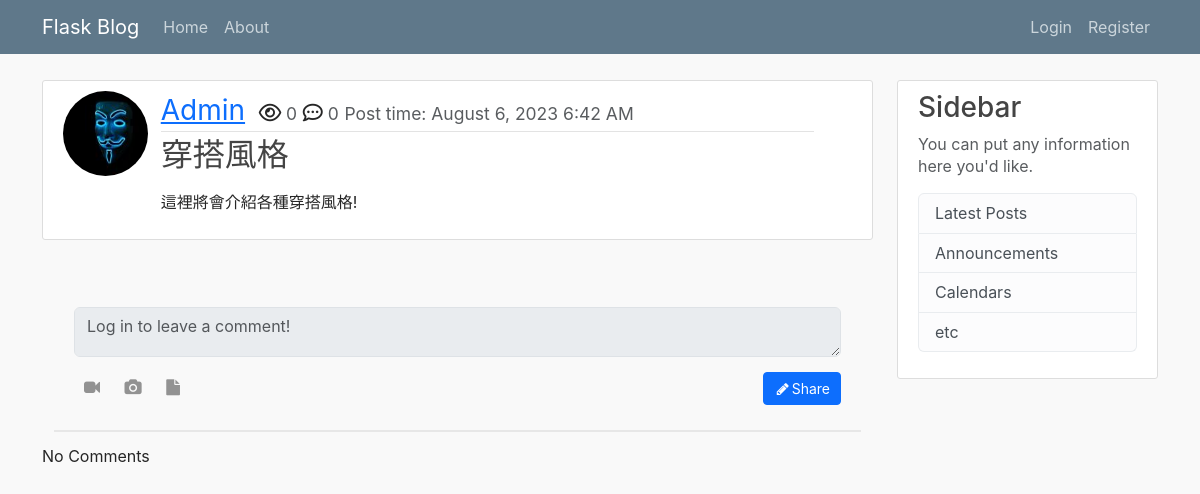
Screenshot of /post/2 with the database file from the repository.
### flask_blog/models.py (models this page shows, shortened)
class User(db.Model, UserMixin):
    __tablename__ = 'user'
    id = db.Column(db.Integer, primary_key=True)
    username = db.Column(db.String(20), unique=True, nullable=False)
    email = db.Column(db.String(120), unique=True, nullable=False)
    image_file = db.Column(db.String(20), unique=False, nullable=False, default='default.jpg')
    password = db.Column(db.String(60), nullable=False)
    posts = db.relationship('Post', backref='author', lazy=True, cascade='all, delete') # lazy="select"
    comments = db.relationship('Comment', backref='user', lazy=True, cascade='all, delete')
    likes = db.relationship('Like', backref='user', lazy=True, cascade='all, delete')

class Post(db.Model):
    __tablename__ = 'post'
    id = db.Column(db.Integer, primary_key=True)
    title = db.Column(db.String(100), nullable=False)
    date_posted = db.Column(db.DateTime, nullable=False, default=datetime.utcnow)
    date_edited = db.Column(db.DateTime) # 這裡應該改成可空且預設為None
    view = db.Column(db.Integer, nullable=False, default=0)
    content = db.Column(db.Text, nullable=False)
    user_id = db.Column(db.Integer, db.ForeignKey('user.id', ondelete='CASCADE'), nullable=False)
    comments = db.relationship('Comment', backref='post', lazy=True, cascade='all, delete')
    category = db.Column(db.String(100), nullable=False)

### flask_blog/posts/routes.py (the view)
@posts.route('/post/<int:post_id>')
def post(post_id):
    post = Post.query.get_or_404(post_id) # 找的到就傳id找不到就直接跳404頁面
    comments = Comment.query.filter_by(post_id=post_id, reply_id=None).all()
    if current_user.get_id(): # 只有在不是anynomoususer的情況下才會有likes的屬性，然後取得所有這個使用者按讚的留言並傳入template
        liked_comments_id = [liked_comment.comment_id for liked_comment in current_user.likes]
        print('permitted user')
    else:
        liked_comments_id = []
    print('liked_comments_id: ', liked_comments_id)
    if current_user.get_id() and current_user.id != post.author.id: # 確保如果是未登入使用者(AnonymousUser)存取不會報錯，而是把id設成None
        views = post.view
        post.view = views + 1
        db.session.commit()
    return render_template('post.html', title=post.title, post=post, comments=comments, liked_comments_id=liked_comments_id)

### flask_blog/templates/post.html (shortened to what this page needs)
{% extends 'layout.html' %}
{% from 'macros.html' import generate_content, generate_reply with context %}
{% block content %}
    <article class="media content-section">
      <div class="row">
        <div class="col-1">
          <img class="rounded-circle article-img" src="{{ url_for('static', filename='profile_pics/' + post.author.image_file) }}">
        </div>
        <div class="media-body col-10">
          <div class="article-metadata">
              <a class="user-name" href="{{ url_for('users.user_posts', username=post.author.username ) }}">{{ post.author.username }}</a>
              <i class="far fa-eye icon-class"></i><small class='text-muted'> {{ post.view }}</small>
              <i class='far fa-comment-dots icon-class'></i><small class='text-muted'> {{ post.comments|length }}</small>
              <small class="text-muted">Post time: {{ moment(post.date_posted).format('LLL') }}</small>
          </div>
          <h2 class="article-title">{{ post.title }}</h2>
          <p class="article-content">{{ post.content|safe }}</p>
        </div>
    </article>
    <br>
    {% if current_user.is_authenticated %}
    <link href="https://maxcdn.bootstrapcdn.com/font-awesome/4.3.0/css/font-awesome.min.css" rel="stylesheet">
      <div class="container bootdey">
        <div class="col-md-12 bootstrap snippets">
          <div class="panel">
            <div class="panel-body">
              <form class="mar-top clearfix" method="POSt" action="{{ url_for('comments.comment', post_id = post.id) }}">
                <input type="hidden" name="csrf_token" value="{{ csrf_token() }}">
                <textarea class="form-control" rows="2" placeholder="Leave a comment" name="content"></textarea>
                <br>
                <button class="btn btn-sm btn-primary pull-right" type="submit"><i class="fa fa-pencil fa-fw"></i>Share</button>
                <a class="btn btn-trans btn-icon fa fa-video-camera add-tooltip" href="#"></a>
                <a class="btn btn-trans btn-icon fa fa-camera add-tooltip" href="#"></a>
                <a class="btn btn-trans btn-icon fa fa-file add-tooltip" href="#"></a>
              </form>
            </div>
          </div>
        </div>
      </div>
    {% else %}
    <link href="https://maxcdn.bootstrapcdn.com/font-awesome/4.3.0/css/font-awesome.min.css" rel="stylesheet">
    <div class="container bootdey">
      <div class="col-md-12 bootstrap snippets">
        <div class="panel">
          <div class="panel-body">
            <textarea disabled class="form-control" rows="2" placeholder="Log in to leave a comment!"></textarea>
            <div class="mar-top clearfix" >
              <button class="btn btn-sm btn-primary pull-right" type="submit"><i class="fa fa-pencil fa-fw"></i>Share</button>
              <a class="btn btn-trans btn-icon fa fa-video-camera add-tooltip"></a>
              <a class="btn btn-trans btn-icon fa fa-camera add-tooltip"></a>
              <a class="btn btn-trans btn-icon fa fa-file add-tooltip"></a>
            </div>
          </div>
        </div>
      </div>
    </div>
    {% endif %}
    {% if comments %}
      <div class="comment-thread">
        {% for comment in comments%}
          {% include 'comment_template.html' %}
        {% endfor %}
      </div>
    {% else %}
      <p>No Comments</p>
    {% endif %}
{% endblock content %}

### flask_blog/static/main.css (style rules this page uses)
body { background: #fafafa; color: #333333; margin-top: 5rem; }
h1, h2, h3, h4, h5, h6 { color: #444444; }
.icon-class { font-size: 20px; }
.content-section { background: #ffffff; padding: 10px 20px; border: 1px solid #dddddd; border-radius: 3px; margin-bottom: 20px; }
.article-title { color: #444444; }
.article-content { white-space: pre-line; }
.article-img { height: 85px; width: 85px; margin-right: 16px; }
.media-body { margin-left: 30px; }
.article-metadata { position: relative; padding-bottom: 1px; margin-bottom: 4px; border-bottom: 1px solid #e3e3e3; font-size: 20px; }
.article-metadata .user-name { font-size: 28px; margin-right: 8px; }
.article-title { text-decoration: none; }
.panel { box-shadow: 0 2px 0 rgba(0,0,0,0.075); border-radius: 0; border: 0; margin-bottom: 15px; }
.panel .panel-footer, .panel>:last-child { border-bottom-left-radius: 0; border-bottom-right-radius: 0; }
.panel .panel-heading, .panel>:first-child { border-top-left-radius: 0; border-top-right-radius: 0; }
.panel-body { padding: 25px 20px; }
.text-muted, a.text-muted:hover, a.text-muted:focus { color: #acacac; }
.btn-trans { background-color: transparent; border-color: transparent; color: #929292; }
.btn-icon { padding-left: 9px; padding-right: 9px; }
.btn-sm, .btn-group-sm>.btn, .btn-icon.btn-sm { padding: 5px 10px !important; }
.mar-top { margin-top: 15px; }
* { box-sizing: border-box; }
body { font-family: -apple-system, BlinkMacSystemFont, "Segoe UI", Roboto, Helvetica, Arial, sans-serif, "Apple Color Emoji", "Segoe UI Emoji", "Segoe UI Symbol"; line-height: 1.4; color: rgba(0, 0, 0, 0.85); background-color: #f9f9f9; }
button { -moz-appearance: none; -webkit-appearance: none; appearance: none; font-size: 14px; padding: 4px 8px; color: rgba(0, 0, 0, 0.85); background-color: #fff; border: 1px solid rgba(0, 0, 0, 0.2); border-radius: 4px; }

### rows the page displays
User: image_file (picture), author.username "Admin"
Post: view "0", date_posted "August 6, 2023 6:42 AM", title "穿搭風格", content "這裡將會介紹各種穿搭風格!"

### other values shown
{{ post.comments|length }} "0"
